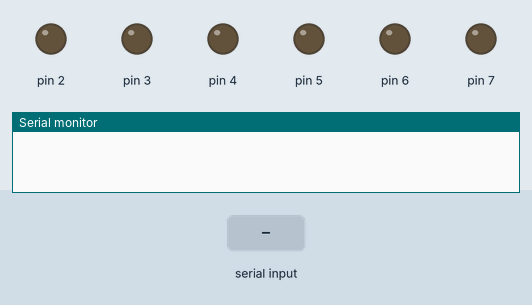
Simulated run of this sketch. Board: Arduino Uno, built with avr-gcc and run on an emulated ATmega328P. Shown: output pins drawn as LEDs (lit = HIGH), the last lines printed to the serial monitor. The test bench sets the inputs (shaded band). Pins used as bus, display or sensor lines are not drawn.

Above: at 1.2 s.
1.3 s: "90,45\n" received over Serial
At 1.8 s:
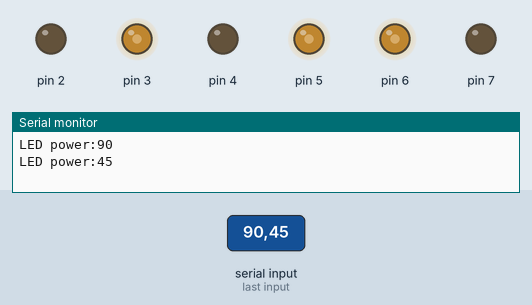
3.8 s: "5\n" received over Serial
At 4.6 s:
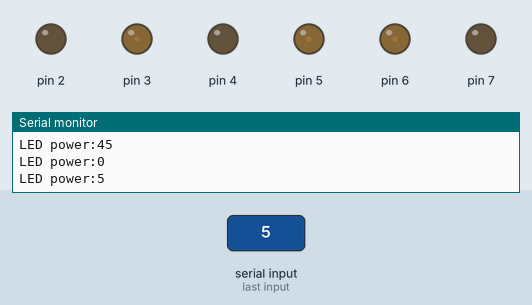
6.3 s: "30,150\n" received over Serial
At 6.7 s:
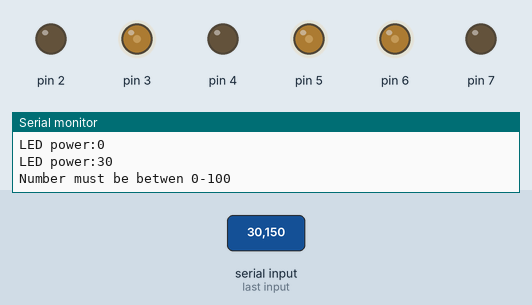
Timing chart, 0 to 9.3 s (numbered marks = the images above; inputs shaded):
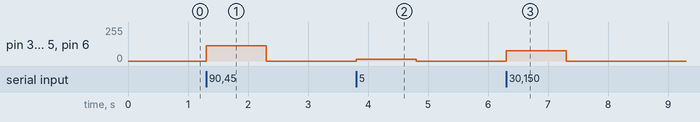

The sketch:

sketch_apr12b.ino
```cpp
int power;
int control;

void setup() {
  pinMode(5, OUTPUT);
  pinMode(0, OUTPUT);
  pinMode(6, OUTPUT);
  pinMode(7, OUTPUT);
  pinMode(4, OUTPUT);
  pinMode(3, OUTPUT);
  pinMode(2, OUTPUT);
  pinMode(1, OUTPUT);
  Serial.begin(9600);

}

void loop() {
  if(Serial.available()){
    control=Serial.parseInt();
    if(control>=0 && control <=100){
      power=map(control,0,100,0,255);
      analogWrite(5, power);
      analogWrite(6, power);
      analogWrite(7, power);
      analogWrite(4, power);
      analogWrite(3, power);
      analogWrite(2, power);
      analogWrite(1, power);
      analogWrite(0, power);
      Serial.print("LED power:");
      Serial.println(control);
    }
    else{
      Serial.println("Number must be betwen 0-100");
    }
  }
}
```

Measured:
- after the input at 1.3 s, pin 3, pin 5, pin 6: 0/255 → 114/255 at once, → 0/255 1.0 s later
- after the input at 3.8 s, pin 3, pin 5, pin 6: 0/255 → 12/255 at once, → 0/255 1.0 s later
- after the input at 6.3 s, pin 3, pin 5, pin 6: 0/255 → 76/255 at once, → 0/255 1.0 s later
